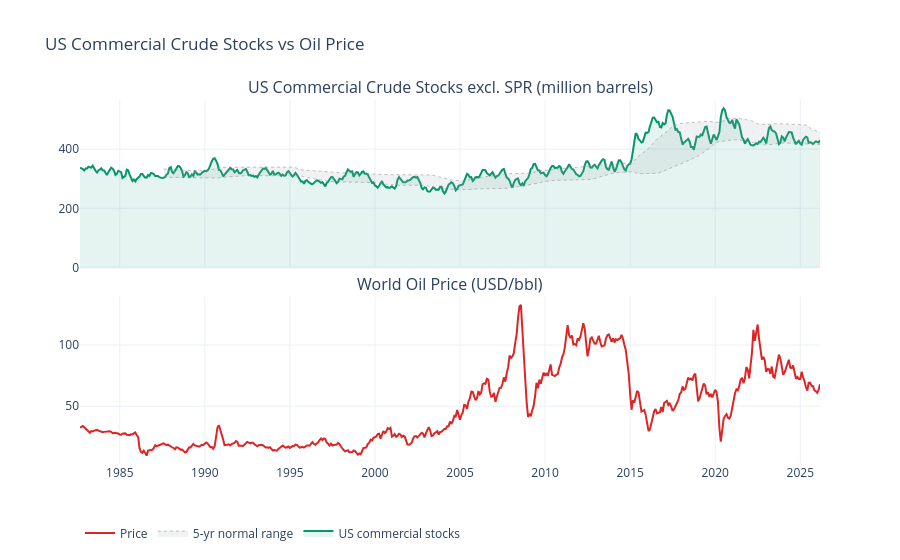

Write notebook code for a chart like this one.
### Markdown cell above
## 1. US Commercial Crude Stocks vs Price

### Code cell
# Join monthly US stocks with monthly price
us_price = us_stocks.join(prices[['price_world']], how='inner').dropna()

fig = make_subplots(rows=2, cols=1, shared_xaxes=True, vertical_spacing=0.08,
                    subplot_titles=['US Commercial Crude Stocks excl. SPR (million barrels)',
                                    'World Oil Price (USD/bbl)'])

fig.add_trace(go.Scatter(
    x=us_price.index, y=us_price['us_stocks_excl_spr_mmbbl'],
    mode='lines', name='US commercial stocks',
    fill='tozeroy', fillcolor='rgba(5,150,105,0.1)',
    line=dict(color='#059669', width=2)
), row=1, col=1)

# 5-year average band (rough normal range)
rolling_mean = us_price['us_stocks_excl_spr_mmbbl'].rolling(60).mean()
rolling_std  = us_price['us_stocks_excl_spr_mmbbl'].rolling(60).std()
fig.add_trace(go.Scatter(
    x=us_price.index, y=rolling_mean + rolling_std,
    mode='lines', showlegend=False,
    line=dict(color='gray', width=0.5, dash='dot')
), row=1, col=1)
fig.add_trace(go.Scatter(
    x=us_price.index, y=rolling_mean - rolling_std,
    mode='lines', name='5-yr normal range',
    fill='tonexty', fillcolor='rgba(156,163,175,0.15)',
    line=dict(color='gray', width=0.5, dash='dot')
), row=1, col=1)

fig.add_trace(go.Scatter(
    x=us_price.index, y=us_price['price_world'],
    mode='lines', name='Price',
    line=dict(color='#DC2626', width=2)
), row=2, col=1)

fig.update_layout(
    title='US Commercial Crude Stocks vs Oil Price',
    template='plotly_white', height=560, hovermode='x unified',
    legend=dict(orientation='h', y=-0.15)
)
fig.show()

### Figure 1 — Plotly figure (JSON) as saved in the notebook; plotly's stock layout.template omitted (floating-point values rounded to 4 significant figures; data arrays with more than 128 entries replaced by an {"elided": "..."} marker saying what was removed)
{"data": [{"fill": "tozeroy", "fillcolor": "rgba(5,150,105,0.1)", "line": {"color": "#059669", "width": 2}, "mode": "lines", "name": "US commercial stocks", "type": "scatter", "x": {"elided": "523 str values"}, "xaxis": "x", "y": {"elided": "523 float values"}, "yaxis": "y"}, {"line": {"color": "gray", "dash": "dot", "width": 0.5}, "mode": "lines", "showlegend": false, "type": "scatter", "x": {"elided": "523 str values"}, "xaxis": "x", "y": {"elided": "523 float values"}, "yaxis": "y"}, {"fill": "tonexty", "fillcolor": "rgba(156,163,175,0.15)", "line": {"color": "gray", "dash": "dot", "width": 0.5}, "mode": "lines", "name": "5-yr normal range", "type": "scatter", "x": {"elided": "523 str values"}, "xaxis": "x", "y": {"elided": "523 float values"}, "yaxis": "y"}, {"line": {"color": "#DC2626", "width": 2}, "mode": "lines", "name": "Price", "type": "scatter", "x": {"elided": "523 str values"}, "xaxis": "x2", "y": {"elided": "523 float values"}, "yaxis": "y2"}], "layout": {"annotations": [{"font": {"size": 16}, "showarrow": false, "text": "US Commercial Crude Stocks excl. SPR (million barrels)", "x": 0.5, "xanchor": "center", "xref": "paper", "y": 1, "yanchor": "bottom", "yref": "paper"}, {"font": {"size": 16}, "showarrow": false, "text": "World Oil Price (USD/bbl)", "x": 0.5, "xanchor": "center", "xref": "paper", "y": 0.46, "yanchor": "bottom", "yref": "paper"}], "height": 560, "hovermode": "x unified", "legend": {"orientation": "h", "y": -0.15}, "title": {"text": "US Commercial Crude Stocks vs Oil Price"}, "xaxis": {"anchor": "y", "domain": [0, 1], "matches": "x2", "showticklabels": false}, "xaxis2": {"anchor": "y2", "domain": [0, 1]}, "yaxis": {"anchor": "x", "domain": [0.54, 1]}, "yaxis2": {"anchor": "x2", "domain": [0, 0.46]}}}
